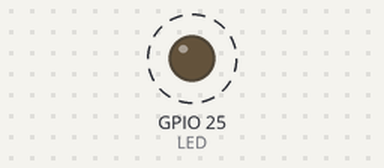
This sketch was run on a simulated ESP32. Shown: output pins drawn as LEDs (lit = HIGH). Dashed ring = blinking. What the sketch prints to the serial monitor is not drawn.

Above: at 0.25 s.
Timing chart, 0 to 3.0 s (numbered marks = the images above):
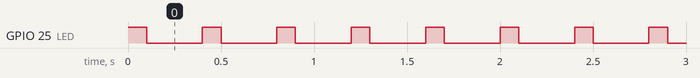

The sketch:

MouseElectricityCheck.ino
```cpp
/**
 * @file MouseElectricityCheck.ino
 * @brief 基盤の通電チェック
 * @author ota koki
 * @date 2022/12/8
 */

// LED用の番号
#define LED 25
void setup()
{
  // LEDピンの出力設定
  pinMode(LED, OUTPUT);
  // シリアル通信のデータ転送レートをbps(baud)で指定します
  Serial.begin(115200);
}
void loop()
{
  /**
   * digitalWrite(PIN,value)
   * 　@param PIN番号
   * 　@param HIGH or LOW
   * 　@return なし
   */
  digitalWrite(LED, HIGH);
  Serial.println("HIGH");
  delay(100);
  Serial.println("LOW");
  digitalWrite(LED, LOW);
  delay(300);
}
```

Measured:
- by itself, GPIO 25 (LED): alternates HIGH for 0.10 s and LOW for 0.30 s
